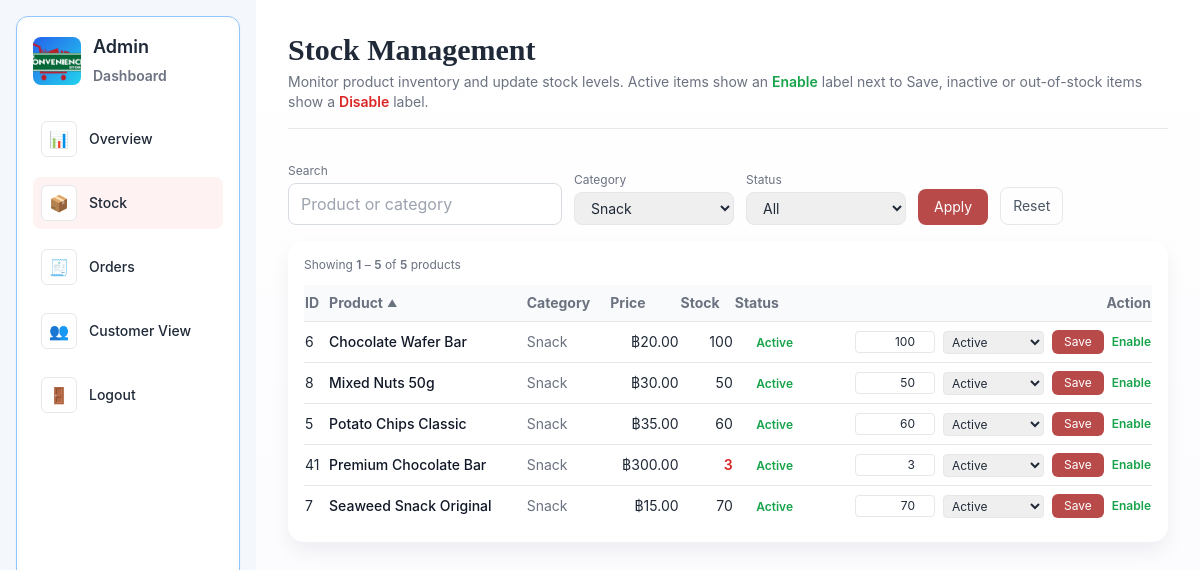
Screenshot of /database-Project-convenience-store-main/ADMIN_STOCK.php?category=Snack (signed in) with the database file from the repository.
### tables this page shows
CREATE TABLE `products` (
  `product_id` int(11) NOT NULL,
  `product_name` varchar(100) DEFAULT NULL,
  `category` enum('Beverage','Snack','Instant Food','Dairy Product','Frozen Food','Personal Care','Household Item','Stationery','Pet Supply','Other') NOT NULL DEFAULT 'Other',
  `price` decimal(6,2) DEFAULT NULL,
  `stock_qty` int(11) DEFAULT NULL,
  `expiry_date` date DEFAULT NULL,
  `status` enum('Active','Inactive','Out of Stock') NOT NULL DEFAULT 'Active',
  `image_path` varchar(255) DEFAULT NULL
);

### database-Project-convenience-store-main/ADMIN_STOCK.php (the view, shortened to what this page needs)
<?php
require_once 'connect.php';
$perPage = 15;
$search   = trim($_GET['search']   ?? '');
$category = trim($_GET['category'] ?? '');
$status   = trim($_GET['status']   ?? '');
$sortKey  = $_GET['sort'] ?? 'name';
$dir      = strtolower($_GET['dir'] ?? 'asc');
$page     = max(1, (int)($_GET['page'] ?? 1));
$dirSql = $dir === 'desc' ? 'DESC' : 'ASC';
$sortMap = [
    'id'       => 'product_id',
    'name'     => 'product_name',
    'category' => 'category',
    'price'    => 'price',
    'stock'    => 'stock_qty',
    'status'   => 'status'
];
$orderBy = $sortMap[$sortKey] ?? $sortMap['name'];
$categories = [];
$res = $mysqli->query("SELECT DISTINCT category FROM products ORDER BY category");
if ($res) {
    while ($row = $res->fetch_assoc()) {
        if (!empty($row['category'])) {
            $categories[] = $row['category'];
        }
    }
}
$whereParts = [];
$types  = '';
$params = [];
$whereParts[] = '1=1';
if ($category !== '') {
    $whereParts[] = 'category = ?';
    $types .= 's';
    $params[] = $category;
}
$whereSql = implode(' AND ', $whereParts);
$totalRows = 0;
$sqlCount  = "SELECT COUNT(*) AS cnt FROM products WHERE $whereSql";
$stmt      = $mysqli->prepare($sqlCount);
if ($stmt) {
    if ($types !== '') {
        $stmt->bind_param($types, ...$params);
    }
    $stmt->execute();
    $res = $stmt->get_result();
    if ($row = $res->fetch_assoc()) {
        $totalRows = (int)$row['cnt'];
    }
}
$offset = ($page - 1) * $perPage;
$products = [];
$sql = "
    SELECT product_id, product_name, category, price, stock_qty, status
    FROM products
    WHERE $whereSql
    ORDER BY $orderBy $dirSql
    LIMIT ?, ?
";
$stmt = $mysqli->prepare($sql);
if ($stmt) {
    $typesPage  = $types . 'ii';
    $paramsPage = $params;
    $paramsPage[] = $offset;
    $paramsPage[] = $perPage;
    if ($typesPage !== '') {
        $stmt->bind_param($typesPage, ...$paramsPage);
    }
    $stmt->execute();
    $res = $stmt->get_result();
    while ($row = $res->fetch_assoc()) {
        $products[] = $row;
    }
}
$baseParams = [
    'search'   => $search,
    'category' => $category,
    'status'   => $status
];
$statusOptions = ['Active', 'Inactive', 'Out of Stock'];
?>
<!DOCTYPE html>
<html lang="en">
<head>
    <link rel="stylesheet" href="css/style.css">
    <script src="https://cdn.tailwindcss.com"></script>
</head>
<body class="min-h-screen bg-soft text-gray-800">
<div class="flex min-h-screen">
    <aside class="w-64 bg-sidebar p-4 sticky top-0 h-screen overflow-y-auto">
        <div class="bg-white border border-blue-300 rounded-xl p-4 shadow-sm flex flex-col h-full">
            <div class="flex items-center gap-3 mb-6">
                <div class="w-12 h-12 rounded-lg bg-gradient-to-br from-blue-600 to-cyan-400 flex items-center justify-center">
                    <img src="asset/2960679-2182.png" class="w-full h-full object-cover rounded-lg" />
                </div>
                <div>
                    <div class="text-lg font-semibold">
                        Admin<br/>
                        <span class="text-sm text-gray-500">Dashboard</span>
                    </div>
                </div>
            </div>
            <nav class="flex-1">
                <ul class="space-y-3">
                    <li>
                        <a href="ADMIN_HOME.php" class="flex items-center gap-3 px-2 py-2 rounded-lg hover:bg-gray-50">
                            <span class="w-9 h-9 flex items-center justify-center rounded-md bg-white border">📊</span>
                            <span class="text-sm font-medium">Overview</span>
                        </a>
                    </li>
                    <li class="bg-red-50 rounded-lg">
                        <a href="ADMIN_STOCK.php" class="flex items-center gap-3 px-2 py-2 rounded-lg">
                            <span class="w-9 h-9 flex items-center justify-center rounded-md bg-white border text-primary">📦</span>
                            <span class="text-sm font-medium">Stock</span>
                        </a>
                    </li>
                    <li>
                        <a href="ADMIN_ORDERS.php" class="flex items-center gap-3 px-2 py-2 rounded-lg hover:bg-gray-50">
                            <span class="w-9 h-9 flex items-center justify-center rounded-md bg-white border">🧾</span>
                            <span class="text-sm font-medium">Orders</span>
                        </a>
                    </li>
                    <li>
                        <a href="ADMIN_CUSTOMERS.php" class="flex items-center gap-3 px-2 py-2 rounded-lg hover:bg-gray-50">
                            <span class="w-9 h-9 flex items-center justify-center rounded-md bg-white border">👥</span>
                            <span class="text-sm font-medium">Customer View</span>
                        </a>
                    </li>
                    <li>
                        <a href="#" onclick="confirmLogout()" class="flex items-center gap-3 px-2 py-2 rounded-lg hover:bg-gray-50">
                            <span class="w-9 h-9 flex items-center justify-center rounded-md bg-white border">🚪</span>
                            <span class="text-sm font-medium">Logout</span>
                        </a>
                    </li>
                </ul>
            </nav>
        </div>
    </aside>
    <div class="flex-1 p-8">
        <div class="max-w-screen-xl mx-auto">
            <div class="mb-6">
                <h1 class="text-3xl font-bold" style="font-family: 'PT Serif'">Stock Management</h1>
                <p class="text-gray-500 mt-1 text-sm">
                    Monitor product inventory and update stock levels.
                    Active items show an <span class="font-semibold text-green-600">Enable</span> label next to Save,
                    inactive or out-of-stock items show a
                    <span class="font-semibold text-red-600">Disable</span> label.
                </p>
                <div class="h-[1px] bg-outline mt-4"></div>
            </div>
            <form method="get" class="mb-4 flex flex-wrap gap-3 items-end">
                <div>
                    <label class="block text-xs text-gray-500 mb-1">Search</label>
                    <input type="text" name="search"
                           value="<?= htmlspecialchars($search) ?>"
                           class="border rounded-lg px-3 py-1.5 text-sm w-52"
                           placeholder="Product or category">
                </div>
                <div>
                    <label class="block text-xs text-gray-500 mb-1">Category</label>
                    <select name="category" class="border rounded-lg px-3 py-1.5 text-sm w-40">
                        <?php foreach ($categories as $cat): ?>
                            <option value="<?= htmlspecialchars($cat) ?>" <?= $cat === $category ? 'selected' : '' ?>>
                                <?= htmlspecialchars($cat) ?>
                            </option>
                        <?php endforeach; ?>
                    </select>
                </div>
                <div>
                    <label class="block text-xs text-gray-500 mb-1">Status</label>
                    <select name="status" class="border rounded-lg px-3 py-1.5 text-sm w-40">
                        <option value="">All</option>
                    </select>
                </div>
                <button type="submit"
                        class="px-4 py-2 rounded-lg bg-primary text-white text-sm hover:bg-accent">
                    Apply
                </button>
                <a href="ADMIN_STOCK.php"
                   class="px-3 py-2 rounded-lg border text-sm text-gray-600 hover:bg-gray-50">
                    Reset
                </a>
            </form>
            <div class="bg-white rounded-2xl shadow-card p-4">
                <div class="flex justify-between items-center mb-3 text-xs text-gray-500">
                    <div>
                        <?php if ($totalRows > 0): ?>
                            Showing
                            <span class="font-semibold"><?= $offset + 1 ?></span>
                            –
                            <span class="font-semibold"><?= min($offset + $perPage, $totalRows) ?></span>
                            of
                            <span class="font-semibold"><?= $totalRows ?></span>
                            products
                        <?php else: ?>
                            No products found
                        <?php endif; ?>
                    </div>
                </div>
                <table class="w-full text-sm">
                    <thead class="border-b text-gray-500 bg-gray-50">
                    <tr>
                        <?php
                        function sortLink($label, $key, $currentKey, $currentDir, $baseParams) {
                            $nextDir = ($currentKey === $key && $currentDir === 'asc') ? 'desc' : 'asc';
                            $params  = array_merge($baseParams, [
                                'sort' => $key,
                                'dir'  => $nextDir,
                                'page' => 1
                            ]);
                            $qs    = http_build_query($params);
                            $arrow = '';
                            if ($currentKey === $key) {
                                $arrow = $currentDir === 'asc' ? '▲' : '▼';
                            }
                            return '<a href="ADMIN_STOCK.php?' . $qs . '" class="flex items-center gap-1">'
                                 . htmlspecialchars($label) . ' <span class="text-[10px]">'
                                 . $arrow . '</span></a>';
                        }
                        ?>
                        <th class="py-2 text-left"><?= sortLink('ID', 'id', $sortKey, $dir, $baseParams) ?></th>
                        <th class="py-2 text-left"><?= sortLink('Product', 'name', $sortKey, $dir, $baseParams) ?></th>
                        <th class="py-2 text-left"><?= sortLink('Category', 'category', $sortKey, $dir, $baseParams) ?></th>
                        <th class="py-2 text-right"><?= sortLink('Price', 'price', $sortKey, $dir, $baseParams) ?></th>
                        <th class="py-2 text-right"><?= sortLink('Stock', 'stock', $sortKey, $dir, $baseParams) ?></th>
                        <th class="py-2 text-right"><?= sortLink('Status', 'status', $sortKey, $dir, $baseParams) ?></th>
                        <th class="py-2 text-right">Action</th>
                    </tr>
                    </thead>
                    <tbody>
                    <?php if (empty($products)): ?>
                        <tr>
                            <td colspan="7" class="py-4 text-center text-gray-400">
                                No products match your filters.
                            </td>
                        </tr>
                    <?php else: ?>
                        <?php foreach ($products as $p): ?>
                            <?php
                            $qty = (int)$p['stock_qty'];
                            if ($qty <= 10) {
                                $qtyClass = 'text-red-600 font-semibold';
                            } elseif ($qty <= 30) {
                                $qtyClass = 'text-yellow-600 font-semibold';
                            } else {
                                $qtyClass = 'text-gray-800';
                            }
                            $isInactiveRow = (
                                $p['status'] === 'Inactive' ||
                                $p['status'] === 'Out of Stock'
                            );
                            $rowExtra  = $isInactiveRow ? 'opacity-70' : '';
                            $nameClass = $isInactiveRow ? 'text-gray-400 line-through' : 'text-gray-900';
                            if ($p['status'] === 'Active') {
                                $statusText  = 'Active';
                                $statusClass = 'text-green-600 font-semibold text-xs';
                            } elseif ($p['status'] === 'Out of Stock') {
                                $statusText  = 'Out of Stock';
                                $statusClass = 'text-red-600 font-semibold text-xs';
                            } else {
                                $statusText  = 'Inactive';
                                $statusClass = 'text-gray-500 font-semibold text-xs';
                            }
                            if ($p['status'] === 'Active' && $qty > 0) {
                                $actionLabel      = 'Enable';
                                $actionLabelClass = 'text-green-600 font-semibold text-xs';
                            } else {
                                $actionLabel      = 'Disable';
                                $actionLabelClass = 'text-red-600 font-semibold text-xs';
                            }
                            ?>
                            <tr class="border-b last:border-0 hover:bg-gray-50 transition <?= $rowExtra ?>">
                                <td class="py-2"><?= $p['product_id'] ?></td>
                                <td class="py-2 font-medium <?= $nameClass ?>">
                                    <?= htmlspecialchars($p['product_name']) ?>
                                </td>
                                <td class="py-2 text-gray-500"><?= htmlspecialchars($p['category']) ?></td>
                                <td class="py-2 text-right">฿<?= number_format($p['price'], 2) ?></td>
                                <td class="py-2 text-right <?= $qtyClass ?>"><?= $qty ?></td>
                                <td class="py-2 text-right">
                                    <span class="<?= $statusClass ?>"><?= $statusText ?></span>
                                </td>
                                <td class="py-2 text-right">
                                    <form method="post" class="flex items-center justify-end gap-2">
                                        <input type="number"
                                               name="stock_qty"
                                               class="w-20 border rounded px-1 py-0.5 text-right text-xs"
                                               min="0"
                                               value="<?= $qty ?>">
                                        <select name="status" class="border rounded px-1 py-0.5 text-xs">
                                            <?php foreach ($statusOptions as $opt): ?>
                                                <option value="<?= $opt ?>" <?= $opt === $p['status'] ? 'selected' : '' ?>>
                                                    <?= $opt ?>
                                                </option>
                                            <?php endforeach; ?>
                                        </select>
                                        <button type="submit"
                                                name="action"
                                                value="update_stock"
                                                class="px-3 py-1 text-xs rounded-md bg-primary text-white hover:bg-accent transition">
                                            Save
                                        </button>
                                        <span class="<?= $actionLabelClass ?>">
                                            <?= $actionLabel ?>
                                        </span>
                                    </form>
                                </td>
                            </tr>
                        <?php endforeach; ?>
                    <?php endif; ?>
                    </tbody>
                </table>
            </div>
        </div>
    </div>
</div>
</body>
</html>

### rows the page displays
products: product_id "6", product_name "Chocolate Wafer Bar", category "Snack", price "20.00", stock_qty "100", status "Active", actionLabel "Enable"
products: product_id "8", product_name "Mixed Nuts 50g", category "Snack", price "30.00", stock_qty "50", status "Active", actionLabel "Enable"
products: product_id "5", product_name "Potato Chips Classic", category "Snack", price "35.00", stock_qty "60", status "Active", actionLabel "Enable"
products: product_id "41", product_name "Premium Chocolate Bar", category "Snack", price "300.00", stock_qty "3", status "Active", actionLabel "Enable"
products: product_id "7", product_name "Seaweed Snack Original", category "Snack", price "15.00", stock_qty "70", status "Active", actionLabel "Enable"

### other values shown
$offset + 1 "1"
min($offset + $perPage, $totalRows) "5"
$totalRows "5"
$label "ID Product Category Price Stock Status"
$arrow "▲"
form field category "Snack"
